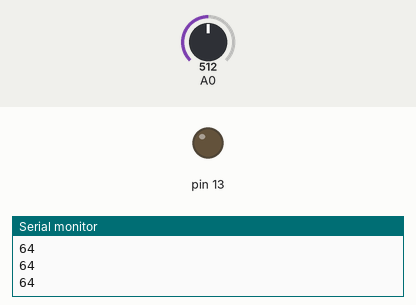
A sketch run on a simulated Arduino Uno, built with avr-gcc and run on an emulated ATmega328P. Shown: output pins drawn as LEDs (lit = HIGH), the last lines printed to the serial monitor. The test bench sets the inputs (shaded band); at power-on: A0 = 512.

Above: at 1.2 s.
1.3 s: A0 set to 362
2.8 s: A0 set to 334
At 4.0 s:
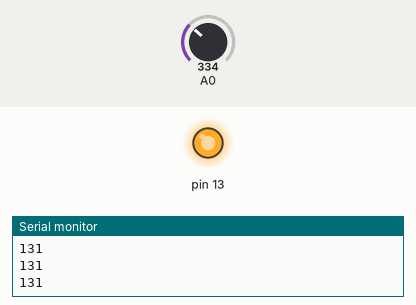
4.3 s: A0 set to 511
At 5.2 s:
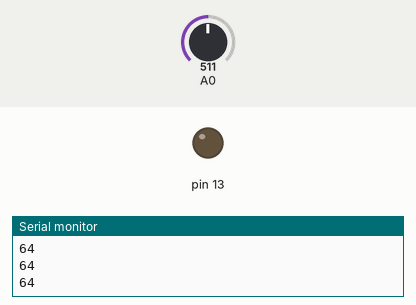
5.8 s: A0 set to 306
At 6.4 s:
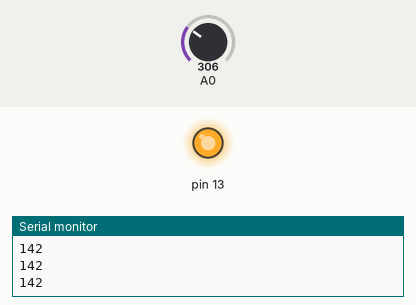
Timing chart, 0 to 8.3 s (numbered marks = the images above; inputs shaded):
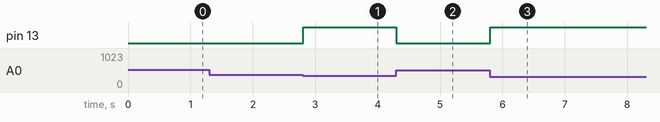

Measured:
- the behaviour switches between 344 and 343 on A0 (found by bisection; images 0 and 1)
- after the input at 2.8 s, pin 13: LOW → HIGH at once
- after the input at 4.3 s, pin 13: HIGH → LOW at once
- after the input at 5.8 s, pin 13: LOW → HIGH at once

The sketch:

spectacular_bombul_kup1.ino
```cpp
void setup()
{
  Serial.begin(9600);
  pinMode(13,OUTPUT);
  pinMode(A0,INPUT);
}

void loop()
{
  int a = analogRead(A0);
  //Serial.println(a);
  int b = map(a,6,679,255,0);
  analogWrite(13,b);
  Serial.println(b);
}
```
